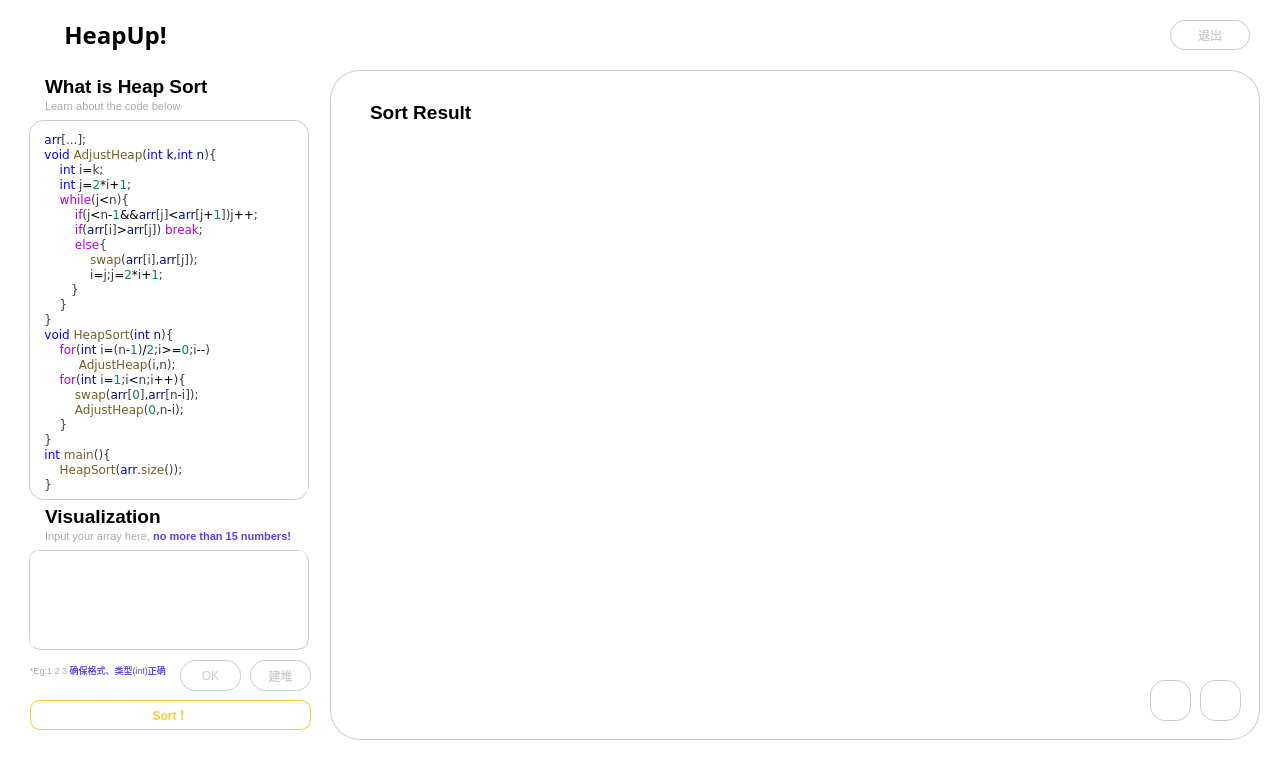
 <widget class="QMainWindow" name="MainWindow">
  <property name="geometry">
   <rect>
    <x>0</x>
    <y>0</y>
    <width>1280</width>
    <height>760</height>
   </rect>
  </property>
  <property name="windowTitle">
   <string>MainWindow</string>
  </property>
  <property name="styleSheet">
   <string notr="true">QWidge{
	background-color: white;
	border:1px solid #cccccc;
}</string>
  </property>
  <widget class="QWidget" name="centralwidget">
   <widget class="QGraphicsView" name="graphicsView">
    <property name="geometry">
     <rect>
      <x>330</x>
      <y>70</y>
      <width>930</width>
      <height>670</height>
     </rect>
    </property>
    <property name="styleSheet">
     <string notr="true">QGraphicsView{
	border:1px solid #cccccc;
	border-radius:30px;
	background-color:white;
}
QGraphicsView:hover{
	border:1px solid #ffcc33;
}
</string>
    </property>
   </widget>
   <widget class="QWidget" name="titlebar" native="true">
    <property name="geometry">
     <rect>
      <x>0</x>
      <y>0</y>
      <width>1280</width>
      <height>760</height>
     </rect>
    </property>
    <property name="styleSheet">
     <string notr="true">border:none;
background-color:white;</string>
    </property>
    <widget class="QPushButton" name="exitButton">
     <property name="geometry">
      <rect>
       <x>1170</x>
       <y>20</y>
       <width>80</width>
       <height>30</height>
      </rect>
     </property>
     <property name="styleSheet">
      <string notr="true">QPushButton#exitButton {
    background-color: white; 
    border: 1px solid #cccccc;
    border-radius: 15px; 
    color: #cccccc; 
    padding: 5px; 
    font-size: 12px; 
}

QPushButton#exitButton:hover {
    background-color: white; 
	color:#ffcc33;
	border-color:#ffcc33;
}

QPushButton#exitButton:pressed {
    background-color: #E6B82E; /* 按钮被按下时的背景色 */
	color:#cccccc;
	border-color:#E6B82E;
}</string>
     </property>
     <property name="text">
      <string>退出</string>
     </property>
    </widget>
    <widget class="QLabel" name="label">
     <property name="geometry">
      <rect>
       <x>30</x>
       <y>0</y>
       <width>171</width>
       <height>71</height>
      </rect>
     </property>
     <property name="font">
      <font>
       <family>Arial Black</family>
       <pointsize>24</pointsize>
       <bold>true</bold>
      </font>
     </property>
     <property name="text">
      <string>&lt;html&gt;&lt;head/&gt;&lt;body&gt;&lt;p align=&quot;center&quot;&gt;&lt;span style=&quot; font-size:18pt; color:#000000;&quot;&gt;HeapUp!&lt;/span&gt;&lt;/p&gt;&lt;/body&gt;&lt;/html&gt;</string>
     </property>
    </widget>
    <widget class="QPushButton" name="profileButton">
     <property name="geometry">
      <rect>
       <x>20</x>
       <y>20</y>
       <width>30</width>
       <height>30</height>
      </rect>
     </property>
     <property name="styleSheet">
      <string notr="true">QPushButton{
background-color:transparent;
border:none;
icon:url(&quot;:/icon/icon/icon_more_normal.png&quot;);
icon-size:20px 20px;
}
QPushButton:hover{
icon:url(&quot;:/icon/icon/icon_more_pressed.png&quot;);
icon-size:20px 20px;
}
QPushButton:pressed{
icon:url(&quot;:/icon/icon/icon_more_pressed.png&quot;);
icon-size:20px 20px;
}</string>
     </property>
     <property name="text">
      <string/>
     </property>
    </widget>
   </widget>
   <widget class="QFrame" name="frame">
    <property name="geometry">
     <rect>
      <x>0</x>
      <y>70</y>
      <width>330</width>
      <height>690</height>
     </rect>
    </property>
    <property name="styleSheet">
     <string notr="true">border:none;
background-color:white;</string>
    </property>
    <property name="frameShape">
     <enum>QFrame::StyledPanel</enum>
    </property>
    <property name="frameShadow">
     <enum>QFrame::Raised</enum>
    </property>
    <widget class="QPlainTextEdit" name="input">
     <property name="geometry">
      <rect>
       <x>29</x>
       <y>480</y>
       <width>280</width>
       <height>100</height>
      </rect>
     </property>
     <property name="styleSheet">
      <string notr="true">QPlainTextEdit{
	border-radius:10px;
	border: 1px groove #cccccc;
	color:black;
	background-color:white;
	padding-left:5px;
	padding-right:5px;
	font:&quot;华文中宋&quot;;
}
QPlainTextEdit:focus{
	border:1px groove #ffcc33;
}
QPlainTextEdit:hover{
	border:1px groove #ffcc33;
	background-color:white;
}</string>
     </property>
    </widget>
    <widget class="QLabel" name="label_4">
     <property name="geometry">
      <rect>
       <x>29</x>
       <y>50</y>
       <width>280</width>
       <height>380</height>
      </rect>
     </property>
     <property name="styleSheet">
      <string notr="true">QLabel{
	border:1px solid #cccccc;
	border-radius:15px;
}
QLabel:hover{
	border:1px solid #ffcc33;
}

</string>
     </property>
     <property name="text">
      <string>&lt;html&gt;&lt;head/&gt;&lt;body&gt;&lt;pre style=&quot; margin-top:0px; margin-bottom:0px; margin-left:0px; margin-right:0px; -qt-block-indent:0; text-indent:0px; line-height:19px; background-color:#ffffff;&quot;&gt;&lt;span style=&quot; font-family:'Consolas','Courier New','monospace'; color:#001080;&quot;&gt;   arr&lt;/span&gt;&lt;span style=&quot; font-family:'Consolas','Courier New','monospace'; color:#3b3b3b;&quot;&gt;[...];&lt;/span&gt;&lt;/pre&gt;&lt;pre style=&quot; margin-top:0px; margin-bottom:0px; margin-left:0px; margin-right:0px; -qt-block-indent:0; text-indent:0px; background-color:#ffffff;&quot;&gt;&lt;span style=&quot; font-family:'Consolas','Courier New','monospace'; color:#0000ff;&quot;&gt;   void &lt;/span&gt;&lt;span style=&quot; font-family:'Consolas','Courier New','monospace'; color:#795e26;&quot;&gt;AdjustHeap&lt;/span&gt;&lt;span style=&quot; font-family:'Consolas','Courier New','monospace'; color:#3b3b3b;&quot;&gt;(&lt;/span&gt;&lt;span style=&quot; font-family:'Consolas','Courier New','monospace'; color:#0000ff;&quot;&gt;int &lt;/span&gt;&lt;span style=&quot; font-family:'Consolas','Courier New','monospace'; color:#001080;&quot;&gt;k&lt;/span&gt;&lt;span style=&quot; font-family:'Consolas','Courier New','monospace'; color:#3b3b3b;&quot;&gt;,&lt;/span&gt;&lt;span style=&quot; font-family:'Consolas','Courier New','monospace'; color:#0000ff;&quot;&gt;int &lt;/span&gt;&lt;span style=&quot; font-family:'Consolas','Courier New','monospace'; color:#001080;&quot;&gt;n&lt;/span&gt;&lt;span style=&quot; font-family:'Consolas','Courier New','monospace'; color:#3b3b3b;&quot;&gt;){&lt;/span&gt;&lt;/pre&gt;&lt;pre style=&quot; margin-top:0px; margin-bottom:0px; margin-left:0px; margin-right:0px; -qt-block-indent:0; text-indent:0px; background-color:#ffffff;&quot;&gt;&lt;span style=&quot; font-family:'Consolas','Courier New','monospace'; color:#0000ff;&quot;&gt;       int&lt;/span&gt;&lt;span style=&quot; font-family:'Consolas','Courier New','monospace'; color:#3b3b3b;&quot;&gt; i&lt;/span&gt;&lt;span style=&quot; font-family:'Consolas','Courier New','monospace'; color:#000000;&quot;&gt;=&lt;/span&gt;&lt;span style=&quot; font-family:'Consolas','Courier New','monospace'; color:#3b3b3b;&quot;&gt;k;&lt;/span&gt;&lt;/pre&gt;&lt;pre style=&quot; margin-top:0px; margin-bottom:0px; margin-left:0px; margin-right:0px; -qt-block-indent:0; text-indent:0px; background-color:#ffffff;&quot;&gt;&lt;span style=&quot; font-family:'Consolas','Courier New','monospace'; color:#0000ff;&quot;&gt;       int&lt;/span&gt;&lt;span style=&quot; font-family:'Consolas','Courier New','monospace'; color:#3b3b3b;&quot;&gt; j&lt;/span&gt;&lt;span style=&quot; font-family:'Consolas','Courier New','monospace'; color:#000000;&quot;&gt;=&lt;/span&gt;&lt;span style=&quot; font-family:'Consolas','Courier New','monospace'; color:#098658;&quot;&gt;2&lt;/span&gt;&lt;span style=&quot; font-family:'Consolas','Courier New','monospace'; color:#000000;&quot;&gt;*&lt;/span&gt;&lt;span style=&quot; font-family:'Consolas','Courier New','monospace'; color:#3b3b3b;&quot;&gt;i&lt;/span&gt;&lt;span style=&quot; font-family:'Consolas','Courier New','monospace'; color:#000000;&quot;&gt;+&lt;/span&gt;&lt;span style=&quot; font-family:'Consolas','Courier New','monospace'; color:#098658;&quot;&gt;1&lt;/span&gt;&lt;span style=&quot; font-family:'Consolas','Courier New','monospace'; color:#3b3b3b;&quot;&gt;;&lt;/span&gt;&lt;/pre&gt;&lt;pre style=&quot; margin-top:0px; margin-bottom:0px; margin-left:0px; margin-right:0px; -qt-block-indent:0; text-indent:0px; background-color:#ffffff;&quot;&gt;&lt;span style=&quot; font-family:'Consolas','Courier New','monospace'; color:#af00db;&quot;&gt;       while&lt;/span&gt;&lt;span style=&quot; font-family:'Consolas','Courier New','monospace'; color:#3b3b3b;&quot;&gt;(j&lt;/span&gt;&lt;span style=&quot; font-family:'Consolas','Courier New','monospace'; color:#000000;&quot;&gt;&amp;lt;&lt;/span&gt;&lt;span style=&quot; font-family:'Consolas','Courier New','monospace'; color:#3b3b3b;&quot;&gt;n){&lt;/span&gt;&lt;/pre&gt;&lt;pre style=&quot; margin-top:0px; margin-bottom:0px; margin-left:0px; margin-right:0px; -qt-block-indent:0; text-indent:0px; background-color:#ffffff;&quot;&gt;&lt;span style=&quot; font-family:'Consolas','Courier New','monospace'; color:#af00db;&quot;&gt;           if&lt;/span&gt;&lt;span style=&quot; font-family:'Consolas','Courier New','monospace'; color:#3b3b3b;&quot;&gt;(j&lt;/span&gt;&lt;span style=&quot; font-family:'Consolas','Courier New','monospace'; color:#000000;&quot;&gt;&amp;lt;&lt;/span&gt;&lt;span style=&quot; font-family:'Consolas','Courier New','monospace'; color:#3b3b3b;&quot;&gt;n&lt;/span&gt;&lt;span style=&quot; font-family:'Consolas','Courier New','monospace'; color:#000000;&quot;&gt;-&lt;/span&gt;&lt;span style=&quot; font-family:'Consolas','Courier New','monospace'; color:#098658;&quot;&gt;1&lt;/span&gt;&lt;span style=&quot; font-family:'Consolas','Courier New','monospace'; color:#000000;&quot;&gt;&amp;amp;&amp;amp;&lt;/span&gt;&lt;span style=&quot; font-family:'Consolas','Courier New','monospace'; color:#001080;&quot;&gt;arr&lt;/span&gt;&lt;span style=&quot; font-family:'Consolas','Courier New','monospace'; color:#3b3b3b;&quot;&gt;[j]&lt;/span&gt;&lt;span style=&quot; font-family:'Consolas','Courier New','monospace'; color:#000000;&quot;&gt;&amp;lt;&lt;/span&gt;&lt;span style=&quot; font-family:'Consolas','Courier New','monospace'; color:#001080;&quot;&gt;arr&lt;/span&gt;&lt;span style=&quot; font-family:'Consolas','Courier New','monospace'; color:#3b3b3b;&quot;&gt;[j&lt;/span&gt;&lt;span style=&quot; font-family:'Consolas','Courier New','monospace'; color:#000000;&quot;&gt;+&lt;/span&gt;&lt;span style=&quot; font-family:'Consolas','Courier New','monospace'; color:#098658;&quot;&gt;1&lt;/span&gt;&lt;span style=&quot; font-family:'Consolas','Courier New','monospace'; color:#3b3b3b;&quot;&gt;])j&lt;/span&gt;&lt;span style=&quot; font-family:'Consolas','Courier New','monospace'; color:#000000;&quot;&gt;++&lt;/span&gt;&lt;span style=&quot; font-family:'Consolas','Courier New','monospace'; color:#3b3b3b;&quot;&gt;;&lt;/span&gt;&lt;/pre&gt;&lt;pre style=&quot; margin-top:0px; margin-bottom:0px; margin-left:0px; margin-right:0px; -qt-block-indent:0; text-indent:0px; background-color:#ffffff;&quot;&gt;&lt;span style=&quot; font-family:'Consolas','Courier New','monospace'; color:#af00db;&quot;&gt;           if&lt;/span&gt;&lt;span style=&quot; font-family:'Consolas','Courier New','monospace'; color:#3b3b3b;&quot;&gt;(&lt;/span&gt;&lt;span style=&quot; font-family:'Consolas','Courier New','monospace'; color:#001080;&quot;&gt;arr&lt;/span&gt;&lt;span style=&quot; font-family:'Consolas','Courier New','monospace'; color:#3b3b3b;&quot;&gt;[i]&lt;/span&gt;&lt;span style=&quot; font-family:'Consolas','Courier New','monospace'; color:#000000;&quot;&gt;&amp;gt;&lt;/span&gt;&lt;span style=&quot; font-family:'Consolas','Courier New','monospace'; color:#001080;&quot;&gt;arr&lt;/span&gt;&lt;span style=&quot; font-family:'Consolas','Courier New','monospace'; color:#3b3b3b;&quot;&gt;[j]) &lt;/span&gt;&lt;span style=&quot; font-family:'Consolas','Courier New','monospace'; color:#af00db;&quot;&gt;break&lt;/span&gt;&lt;span style=&quot; font-family:'Consolas','Courier New','monospace'; color:#3b3b3b;&quot;&gt;;&lt;/span&gt;&lt;/pre&gt;&lt;pre style=&quot; margin-top:0px; margin-bottom:0px; margin-left:0px; margin-right:0px; -qt-block-indent:0; text-indent:0px; background-color:#ffffff;&quot;&gt;&lt;span style=&quot; font-family:'Consolas','Courier New','monospace'; color:#af00db;&quot;&gt;           else&lt;/span&gt;&lt;span style=&quot; font-family:'Consolas','Courier New','monospace'; color:#3b3b3b;&quot;&gt;{&lt;/span&gt;&lt;/pre&gt;&lt;pre style=&quot; margin-top:0px; margin-bottom:0px; margin-left:0px; margin-right:0px; -qt-block-indent:0; text-indent:0px; background-color:#ffffff;&quot;&gt;&lt;span style=&quot; font-family:'Consolas','Courier New','monospace'; color:#795e26;&quot;&gt;               swap&lt;/span&gt;&lt;span style=&quot; font-family:'Consolas','Courier New','monospace'; color:#3b3b3b;&quot;&gt;(&lt;/span&gt;&lt;span style=&quot; font-family:'Consolas','Courier New','monospace'; color:#001080;&quot;&gt;arr&lt;/span&gt;&lt;span style=&quot; font-family:'Consolas','Courier New','monospace'; color:#3b3b3b;&quot;&gt;[i],&lt;/span&gt;&lt;span style=&quot; font-family:'Consolas','Courier New','monospace'; color:#001080;&quot;&gt;arr&lt;/span&gt;&lt;span style=&quot; font-family:'Consolas','Courier New','monospace'; color:#3b3b3b;&quot;&gt;[j]);&lt;/span&gt;&lt;/pre&gt;&lt;pre style=&quot; margin-top:0px; margin-bottom:0px; margin-left:0px; margin-right:0px; -qt-block-indent:0; text-indent:0px; background-color:#ffffff;&quot;&gt;&lt;span style=&quot; font-family:'Consolas','Courier New','monospace'; color:#3b3b3b;&quot;&gt;               i&lt;/span&gt;&lt;span style=&quot; font-family:'Consolas','Courier New','monospace'; color:#000000;&quot;&gt;=&lt;/span&gt;&lt;span style=&quot; font-family:'Consolas','Courier New','monospace'; color:#3b3b3b;&quot;&gt;j;j&lt;/span&gt;&lt;span style=&quot; font-family:'Consolas','Courier New','monospace'; color:#000000;&quot;&gt;=&lt;/span&gt;&lt;span style=&quot; font-family:'Consolas','Courier New','monospace'; color:#098658;&quot;&gt;2&lt;/span&gt;&lt;span style=&quot; font-family:'Consolas','Courier New','monospace'; color:#000000;&quot;&gt;*&lt;/span&gt;&lt;span style=&quot; font-family:'Consolas','Courier New','monospace'; color:#3b3b3b;&quot;&gt;i&lt;/span&gt;&lt;span style=&quot; font-family:'Consolas','Courier New','monospace'; color:#000000;&quot;&gt;+&lt;/span&gt;&lt;span style=&quot; font-family:'Consolas','Courier New','monospace'; color:#098658;&quot;&gt;1&lt;/span&gt;&lt;span style=&quot; font-family:'Consolas','Courier New','monospace'; color:#3b3b3b;&quot;&gt;;&lt;/span&gt;&lt;/pre&gt;&lt;pre style=&quot; margin-top:0px; margin-bottom:0px; margin-left:0px; margin-right:0px; -qt-block-indent:0; text-indent:0px; background-color:#ffffff;&quot;&gt;&lt;span style=&quot; font-family:'Consolas','Courier New','monospace'; color:#3b3b3b;&quot;&gt;          }&lt;/span&gt;&lt;/pre&gt;&lt;pre style=&quot; margin-top:0px; margin-bottom:0px; margin-left:0px; margin-right:0px; -qt-block-indent:0; text-indent:0px; background-color:#ffffff;&quot;&gt;&lt;span style=&quot; font-family:'Consolas','Courier New','monospace'; color:#3b3b3b;&quot;&gt;       }&lt;/span&gt;&lt;/pre&gt;&lt;pre style=&quot; margin-top:0px; margin-bottom:0px; margin-left:0px; margin-right:0px; -qt-block-indent:0; text-indent:0px; background-color:#ffffff;&quot;&gt;&lt;span style=&quot; font-family:'Consolas','Courier New','monospace'; color:#3b3b3b;&quot;&gt;   }&lt;/span&gt;&lt;/pre&gt;&lt;pre style=&quot; margin-top:0px; margin-bottom:0px; margin-left:0px; margin-right:0px; -qt-block-indent:0; text-indent:0px; background-color:#ffffff;&quot;&gt;&lt;span style=&quot; font-family:'Consolas','Courier New','monospace'; color:#0000ff;&quot;&gt;   void &lt;/span&gt;&lt;span style=&quot; font-family:'Consolas','Courier New','monospace'; color:#795e26;&quot;&gt;HeapSort&lt;/span&gt;&lt;span style=&quot; font-family:'Consolas','Courier New','monospace'; color:#3b3b3b;&quot;&gt;(&lt;/span&gt;&lt;span style=&quot; font-family:'Consolas','Courier New','monospace'; color:#0000ff;&quot;&gt;int &lt;/span&gt;&lt;span style=&quot; font-family:'Consolas','Courier New','monospace'; color:#001080;&quot;&gt;n&lt;/span&gt;&lt;span style=&quot; font-family:'Consolas','Courier New','monospace'; color:#3b3b3b;&quot;&gt;){&lt;/span&gt;&lt;/pre&gt;&lt;pre style=&quot; margin-top:0px; margin-bottom:0px; margin-left:0px; margin-right:0px; -qt-block-indent:0; text-indent:0px; background-color:#ffffff;&quot;&gt;&lt;span style=&quot; font-family:'Consolas','Courier New','monospace'; color:#af00db;&quot;&gt;       for&lt;/span&gt;&lt;span style=&quot; font-family:'Consolas','Courier New','monospace'; color:#3b3b3b;&quot;&gt;(&lt;/span&gt;&lt;span style=&quot; font-family:'Consolas','Courier New','monospace'; color:#0000ff;&quot;&gt;int&lt;/span&gt;&lt;span style=&quot; font-family:'Consolas','Courier New','monospace'; color:#3b3b3b;&quot;&gt; i&lt;/span&gt;&lt;span style=&quot; font-family:'Consolas','Courier New','monospace'; color:#000000;&quot;&gt;=&lt;/span&gt;&lt;span style=&quot; font-family:'Consolas','Courier New','monospace'; color:#3b3b3b;&quot;&gt;(n&lt;/span&gt;&lt;span style=&quot; font-family:'Consolas','Courier New','monospace'; color:#000000;&quot;&gt;-&lt;/span&gt;&lt;span style=&quot; font-family:'Consolas','Courier New','monospace'; color:#098658;&quot;&gt;1&lt;/span&gt;&lt;span style=&quot; font-family:'Consolas','Courier New','monospace'; color:#3b3b3b;&quot;&gt;)&lt;/span&gt;&lt;span style=&quot; font-family:'Consolas','Courier New','monospace'; color:#000000;&quot;&gt;/&lt;/span&gt;&lt;span style=&quot; font-family:'Consolas','Courier New','monospace'; color:#098658;&quot;&gt;2&lt;/span&gt;&lt;span style=&quot; font-family:'Consolas','Courier New','monospace'; color:#3b3b3b;&quot;&gt;;i&lt;/span&gt;&lt;span style=&quot; font-family:'Consolas','Courier New','monospace'; color:#000000;&quot;&gt;&amp;gt;=&lt;/span&gt;&lt;span style=&quot; font-family:'Consolas','Courier New','monospace'; color:#098658;&quot;&gt;0&lt;/span&gt;&lt;span style=&quot; font-family:'Consolas','Courier New','monospace'; color:#3b3b3b;&quot;&gt;;i&lt;/span&gt;&lt;span style=&quot; font-family:'Consolas','Courier New','monospace'; color:#000000;&quot;&gt;--&lt;/span&gt;&lt;span style=&quot; font-family:'Consolas','Courier New','monospace'; color:#3b3b3b;&quot;&gt;)&lt;/span&gt;&lt;/pre&gt;&lt;pre style=&quot; margin-top:0px; margin-bottom:0px; margin-left:0px; margin-right:0px; -qt-block-indent:0; text-indent:0px; background-color:#ffffff;&quot;&gt;&lt;span style=&quot; font-family:'Consolas','Courier New','monospace'; color:#795e26;&quot;&gt;            AdjustHeap&lt;/span&gt;&lt;span style=&quot; font-family:'Consolas','Courier New','monospace'; color:#3b3b3b;&quot;&gt;(i,n);&lt;/span&gt;&lt;/pre&gt;&lt;pre style=&quot; margin-top:0px; margin-bottom:0px; margin-left:0px; margin-right:0px; -qt-block-indent:0; text-indent:0px; background-color:#ffffff;&quot;&gt;&lt;span style=&quot; font-family:'Consolas','Courier New','monospace'; color:#af00db;&quot;&gt;       for&lt;/span&gt;&lt;span style=&quot; font-family:'Consolas','Courier New','monospace'; color:#3b3b3b;&quot;&gt;(&lt;/span&gt;&lt;span style=&quot; font-family:'Consolas','Courier New','monospace'; color:#0000ff;&quot;&gt;int&lt;/span&gt;&lt;span style=&quot; font-family:'Consolas','Courier New','monospace'; color:#3b3b3b;&quot;&gt; i&lt;/span&gt;&lt;span style=&quot; font-family:'Consolas','Courier New','monospace'; color:#000000;&quot;&gt;=&lt;/span&gt;&lt;span style=&quot; font-family:'Consolas','Courier New','monospace'; color:#098658;&quot;&gt;1&lt;/span&gt;&lt;span style=&quot; font-family:'Consolas','Courier New','monospace'; color:#3b3b3b;&quot;&gt;;i&lt;/span&gt;&lt;span style=&quot; font-family:'Consolas','Courier New','monospace'; color:#000000;&quot;&gt;&amp;lt;&lt;/span&gt;&lt;span style=&quot; font-family:'Consolas','Courier New','monospace'; color:#3b3b3b;&quot;&gt;n;i&lt;/span&gt;&lt;span style=&quot; font-family:'Consolas','Courier New','monospace'; color:#000000;&quot;&gt;++&lt;/span&gt;&lt;span style=&quot; font-family:'Consolas','Courier New','monospace'; color:#3b3b3b;&quot;&gt;){&lt;/span&gt;&lt;/pre&gt;&lt;pre style=&quot; margin-top:0px; margin-bottom:0px; margin-left:0px; margin-right:0px; -qt-block-indent:0; text-indent:0px; background-color:#ffffff;&quot;&gt;&lt;span style=&quot; font-family:'Consolas','Courier New','monospace'; color:#795e26;&quot;&gt;           swap&lt;/span&gt;&lt;span style=&quot; font-family:'Consolas','Courier New','monospace'; color:#3b3b3b;&quot;&gt;(&lt;/span&gt;&lt;span style=&quot; font-family:'Consolas','Courier New','monospace'; color:#001080;&quot;&gt;arr&lt;/span&gt;&lt;span style=&quot; font-family:'Consolas','Courier New','monospace'; color:#3b3b3b;&quot;&gt;[&lt;/span&gt;&lt;span style=&quot; font-family:'Consolas','Courier New','monospace'; color:#098658;&quot;&gt;0&lt;/span&gt;&lt;span style=&quot; font-family:'Consolas','Courier New','monospace'; color:#3b3b3b;&quot;&gt;],&lt;/span&gt;&lt;span style=&quot; font-family:'Consolas','Courier New','monospace'; color:#001080;&quot;&gt;arr&lt;/span&gt;&lt;span style=&quot; font-family:'Consolas','Courier New','monospace'; color:#3b3b3b;&quot;&gt;[n&lt;/span&gt;&lt;span style=&quot; font-family:'Consolas','Courier New','monospace'; color:#000000;&quot;&gt;-&lt;/span&gt;&lt;span style=&quot; font-family:'Consolas','Courier New','monospace'; color:#3b3b3b;&quot;&gt;i]);&lt;/span&gt;&lt;/pre&gt;&lt;pre style=&quot; margin-top:0px; margin-bottom:0px; margin-left:0px; margin-right:0px; -qt-block-indent:0; text-indent:0px; background-color:#ffffff;&quot;&gt;&lt;span style=&quot; font-family:'Consolas','Courier New','monospace'; color:#795e26;&quot;&gt;           AdjustHeap&lt;/span&gt;&lt;span style=&quot; font-family:'Consolas','Courier New','monospace'; color:#3b3b3b;&quot;&gt;(&lt;/span&gt;&lt;span style=&quot; font-family:'Consolas','Courier New','monospace'; color:#098658;&quot;&gt;0&lt;/span&gt;&lt;span style=&quot; font-family:'Consolas','Courier New','monospace'; color:#3b3b3b;&quot;&gt;,n&lt;/span&gt;&lt;span style=&quot; font-family:'Consolas','Courier New','monospace'; color:#000000;&quot;&gt;-&lt;/span&gt;&lt;span style=&quot; font-family:'Consolas','Courier New','monospace'; color:#3b3b3b;&quot;&gt;i);&lt;/span&gt;&lt;/pre&gt;&lt;pre style=&quot; margin-top:0px; margin-bottom:0px; margin-left:0px; margin-right:0px; -qt-block-indent:0; text-indent:0px; background-color:#ffffff;&quot;&gt;&lt;span style=&quot; font-family:'Consolas','Courier New','monospace'; color:#3b3b3b;&quot;&gt;       }&lt;/span&gt;&lt;/pre&gt;&lt;pre style=&quot; margin-top:0px; margin-bottom:0px; margin-left:0px; margin-right:0px; -qt-block-indent:0; text-indent:0px; background-color:#ffffff;&quot;&gt;&lt;span style=&quot; font-family:'Consolas','Courier New','monospace'; color:#3b3b3b;&quot;&gt;   }&lt;/span&gt;&lt;/pre&gt;&lt;pre style=&quot; margin-top:0px; margin-bottom:0px; margin-left:0px; margin-right:0px; -qt-block-indent:0; text-indent:0px; background-color:#ffffff;&quot;&gt;&lt;span style=&quot; font-family:'Consolas','Courier New','monospace'; color:#0000ff;&quot;&gt;   int &lt;/span&gt;&lt;span style=&quot; font-family:'Consolas','Courier New','monospace'; color:#795e26;&quot;&gt;main&lt;/span&gt;&lt;span style=&quot; font-family:'Consolas','Courier New','monospace'; color:#3b3b3b;&quot;&gt;(){&lt;/span&gt;&lt;/pre&gt;&lt;pre style=&quot; margin-top:0px; margin-bottom:0px; margin-left:0px; margin-right:0px; -qt-block-indent:0; text-indent:0px; background-color:#ffffff;&quot;&gt;&lt;span style=&quot; font-family:'Consolas','Courier New','monospace'; color:#795e26;&quot;&gt;       HeapSort&lt;/span&gt;&lt;span style=&quot; font-family:'Consolas','Courier New','monospace'; color:#3b3b3b;&quot;&gt;(&lt;/span&gt;&lt;span style=&quot; font-family:'Consolas','Courier New','monospace'; color:#001080;&quot;&gt;arr&lt;/span&gt;&lt;span style=&quot; font-family:'Consolas','Courier New','monospace'; color:#3b3b3b;&quot;&gt;.&lt;/span&gt;&lt;span style=&quot; font-family:'Consolas','Courier New','monospace'; color:#795e26;&quot;&gt;size&lt;/span&gt;&lt;span style=&quot; font-family:'Consolas','Courier New','monospace'; color:#3b3b3b;&quot;&gt;());&lt;/span&gt;&lt;/pre&gt;&lt;pre style=&quot; margin-top:0px; margin-bottom:0px; margin-left:0px; margin-right:0px; -qt-block-indent:0; text-indent:0px; background-color:#ffffff;&quot;&gt;&lt;span style=&quot; font-family:'Consolas','Courier New','monospace'; color:#3b3b3b;&quot;&gt;   }&lt;/span&gt;&lt;/pre&gt;&lt;/body&gt;&lt;/html&gt;</string>
     </property>
    </widget>
    <widget class="QLabel" name="label_2">
     <property name="geometry">
      <rect>
       <x>30</x>
       <y>0</y>
       <width>21</width>
       <height>40</height>
      </rect>
     </property>
     <property name="styleSheet">
      <string notr="true">background:transparent;</string>
     </property>
     <property name="text">
      <string>&lt;html&gt;&lt;head/&gt;&lt;body&gt;&lt;p&gt;&lt;img src=&quot;:/icon/icon/icon_title.png&quot;/&gt;&lt;/p&gt;&lt;/body&gt;&lt;/html&gt;</string>
     </property>
    </widget>
    <widget class="QLabel" name="label_3">
     <property name="geometry">
      <rect>
       <x>45</x>
       <y>4</y>
       <width>231</width>
       <height>25</height>
      </rect>
     </property>
     <property name="text">
      <string>&lt;html&gt;&lt;head/&gt;&lt;body&gt;&lt;p&gt;&lt;span style=&quot; font-size:14pt; font-weight:700;&quot;&gt;What is Heap Sort&lt;/span&gt;&lt;/p&gt;&lt;/body&gt;&lt;/html&gt;</string>
     </property>
    </widget>
    <widget class="QLabel" name="label_5">
     <property name="geometry">
      <rect>
       <x>45</x>
       <y>21</y>
       <width>261</width>
       <height>31</height>
      </rect>
     </property>
     <property name="styleSheet">
      <string notr="true">background:transparent;</string>
     </property>
     <property name="text">
      <string>&lt;html&gt;&lt;head/&gt;&lt;body&gt;&lt;p&gt;&lt;span style=&quot; font-size:8pt; color:#ababab;&quot;&gt;Learn about the code below&lt;/span&gt;&lt;/p&gt;&lt;/body&gt;&lt;/html&gt;</string>
     </property>
    </widget>
    <widget class="QLabel" name="label_6">
     <property name="geometry">
      <rect>
       <x>30</x>
       <y>430</y>
       <width>21</width>
       <height>40</height>
      </rect>
     </property>
     <property name="styleSheet">
      <string notr="true">background:transparent;</string>
     </property>
     <property name="text">
      <string>&lt;html&gt;&lt;head/&gt;&lt;body&gt;&lt;p&gt;&lt;img src=&quot;:/icon/icon/icon_title.png&quot;/&gt;&lt;/p&gt;&lt;/body&gt;&lt;/html&gt;</string>
     </property>
    </widget>
    <widget class="QLabel" name="label_7">
     <property name="geometry">
      <rect>
       <x>45</x>
       <y>434</y>
       <width>231</width>
       <height>25</height>
      </rect>
     </property>
     <property name="text">
      <string>&lt;html&gt;&lt;head/&gt;&lt;body&gt;&lt;p&gt;&lt;span style=&quot; font-size:14pt; font-weight:700;&quot;&gt;Visualization&lt;/span&gt;&lt;/p&gt;&lt;/body&gt;&lt;/html&gt;</string>
     </property>
    </widget>
    <widget class="QLabel" name="label_8">
     <property name="geometry">
      <rect>
       <x>45</x>
       <y>451</y>
       <width>271</width>
       <height>31</height>
      </rect>
     </property>
     <property name="styleSheet">
      <string notr="true">background:transparent;</string>
     </property>
     <property name="text">
      <string>&lt;html&gt;&lt;head/&gt;&lt;body&gt;&lt;p&gt;&lt;span style=&quot; font-size:8pt; color:#ababab;&quot;&gt;Input your array here, &lt;/span&gt;&lt;span style=&quot; font-size:8pt; font-weight:700; color:#603be6;&quot;&gt;no more than 15 numbers!&lt;/span&gt;&lt;/p&gt;&lt;/body&gt;&lt;/html&gt;</string>
     </property>
    </widget>
    <widget class="QPushButton" name="InputOKButton">
     <property name="geometry">
      <rect>
       <x>180</x>
       <y>590</y>
       <width>61</width>
       <height>31</height>
      </rect>
     </property>
     <property name="styleSheet">
      <string notr="true">QPushButton{
	border-radius:15px;
	background-color:white;
	border: 1px solid #cccccc;
	color:#cccccc;
	font: 75 12px &quot;Arial Black&quot;;
	font-weight:semi-bold;
}
QPushButton:hover{
	background-color:white;
	border: 1px solid #603be6;
	color:#603BE6;
}
QPushButton:pressed{
	color:#cccccc;
	background-color:#41289C;
	border-color:#41289c;
}</string>
     </property>
     <property name="text">
      <string>OK</string>
     </property>
    </widget>
    <widget class="QPushButton" name="buildheapButton">
     <property name="geometry">
      <rect>
       <x>250</x>
       <y>590</y>
       <width>61</width>
       <height>31</height>
      </rect>
     </property>
     <property name="styleSheet">
      <string notr="true">QPushButton{
	border-radius:15px;
	background-color:white;
	border: 1px solid #cccccc;
	color:#cccccc;
	font: 75 12px &quot;微软雅黑&quot;;
	font-weight:semi-bold;
}
QPushButton:hover{
	background-color:white;
	border: 1px solid #603be6;
	color:#603BE6;
}
QPushButton:pressed{
	color:#cccccc;
	background-color:#41289C;
	border-color:#41289c;
}</string>
     </property>
     <property name="text">
      <string>建堆</string>
     </property>
    </widget>
    <widget class="QLabel" name="label_9">
     <property name="geometry">
      <rect>
       <x>30</x>
       <y>590</y>
       <width>141</width>
       <height>21</height>
      </rect>
     </property>
     <property name="styleSheet">
      <string notr="true">background:transparent;</string>
     </property>
     <property name="text">
      <string>&lt;html&gt;&lt;head/&gt;&lt;body&gt;&lt;p&gt;&lt;span style=&quot; font-size:7pt; color:#ababab;&quot;&gt;*Eg:1 2 3 &lt;/span&gt;&lt;span style=&quot; font-size:7pt; color:#603be6;&quot;&gt;确保格式、类型(int)正确 &lt;/span&gt;&lt;/p&gt;&lt;/body&gt;&lt;/html&gt;</string>
     </property>
    </widget>
    <widget class="QPushButton" name="sortButton">
     <property name="geometry">
      <rect>
       <x>30</x>
       <y>630</y>
       <width>281</width>
       <height>30</height>
      </rect>
     </property>
     <property name="styleSheet">
      <string notr="true">QPushButton{
    background-color: white; 
    border: 1px solid #ffcc33;
    border-radius: 10px; 
    color: #ffcc33; 
    padding: 5px; 
    font-size: 12px; 
	font-weight:bold;
}

QPushButton:hover {
    background-color: #ffcc33; 
	color:white;
	border-color:#ffcc33;
}

QPushButton:pressed {
    background-color: #E6B82E; /* 按钮被按下时的背景色 */
	color:#cccccc;
	border-color:#E6B82E;
}</string>
     </property>
     <property name="text">
      <string>Sort！</string>
     </property>
    </widget>
   </widget>
   <widget class="QLabel" name="label_10">
    <property name="geometry">
     <rect>
      <x>370</x>
      <y>100</y>
      <width>231</width>
      <height>25</height>
     </rect>
    </property>
    <property name="text">
     <string>&lt;html&gt;&lt;head/&gt;&lt;body&gt;&lt;p&gt;&lt;span style=&quot; font-size:14pt; font-weight:700;&quot;&gt;Sort Result&lt;/span&gt;&lt;/p&gt;&lt;/body&gt;&lt;/html&gt;</string>
    </property>
   </widget>
   <widget class="QPushButton" name="play">
    <property name="geometry">
     <rect>
      <x>1150</x>
      <y>680</y>
      <width>41</width>
      <height>41</height>
     </rect>
    </property>
    <property name="styleSheet">
     <string notr="true">QPushButton{
    background-color: white; 
    border: 1px solid #cccccc;
    border-radius: 15px; 
    color: #cccccc; 
    icon:url(&quot;:/icon/icon/icon_play_normal.png&quot;);
	icon-size:24px 24px;
}

QPushButton:hover {
	color:#ffcc33;
	border-color:#ffcc33;
icon:url(&quot;:/icon/icon/icon_play_pressed.png&quot;);
icon-size:24px 24px;
}

QPushButton:pressed {
	color:#ffcc33;
	border-color:#ffcc33;
icon:url(&quot;:/icon/icon/icon_play_pressed.png&quot;);
icon-size:24px 24px;
}</string>
    </property>
    <property name="text">
     <string/>
    </property>
   </widget>
   <widget class="QPushButton" name="pause">
    <property name="geometry">
     <rect>
      <x>1200</x>
      <y>680</y>
      <width>41</width>
      <height>41</height>
     </rect>
    </property>
    <property name="styleSheet">
     <string notr="true">QPushButton{
    background-color: white; 
    border: 1px solid #cccccc;
    border-radius: 15px; 
    color: #cccccc; 
    icon:url(&quot;:/icon/icon/icon_pause_normal.png&quot;);
	icon-size:24px 24px;
}

QPushButton:hover {
	color:#ffcc33;
	border-color:#ffcc33;
	icon:url(&quot;:/icon/icon/icon_pause_pressed.png&quot;);
	icon-size:24px 24px;
}

QPushButton:pressed {
	color:#ffcc33;
	border-color:#ffcc33;
	icon:url(&quot;:/icon/icon/icon_pause_pressed.png&quot;);
	icon-size:24px 24px;
}</string>
    </property>
    <property name="text">
     <string/>
    </property>
   </widget>
   <widget class="QLabel" name="statusicon">
    <property name="geometry">
     <rect>
      <x>800</x>
      <y>390</y>
      <width>41</width>
      <height>41</height>
     </rect>
    </property>
    <property name="text">
     <string/>
    </property>
   </widget>
   <zorder>titlebar</zorder>
   <zorder>graphicsView</zorder>
   <zorder>frame</zorder>
   <zorder>label_10</zorder>
   <zorder>play</zorder>
   <zorder>pause</zorder>
   <zorder>statusicon</zorder>
  </widget>
 </widget>
